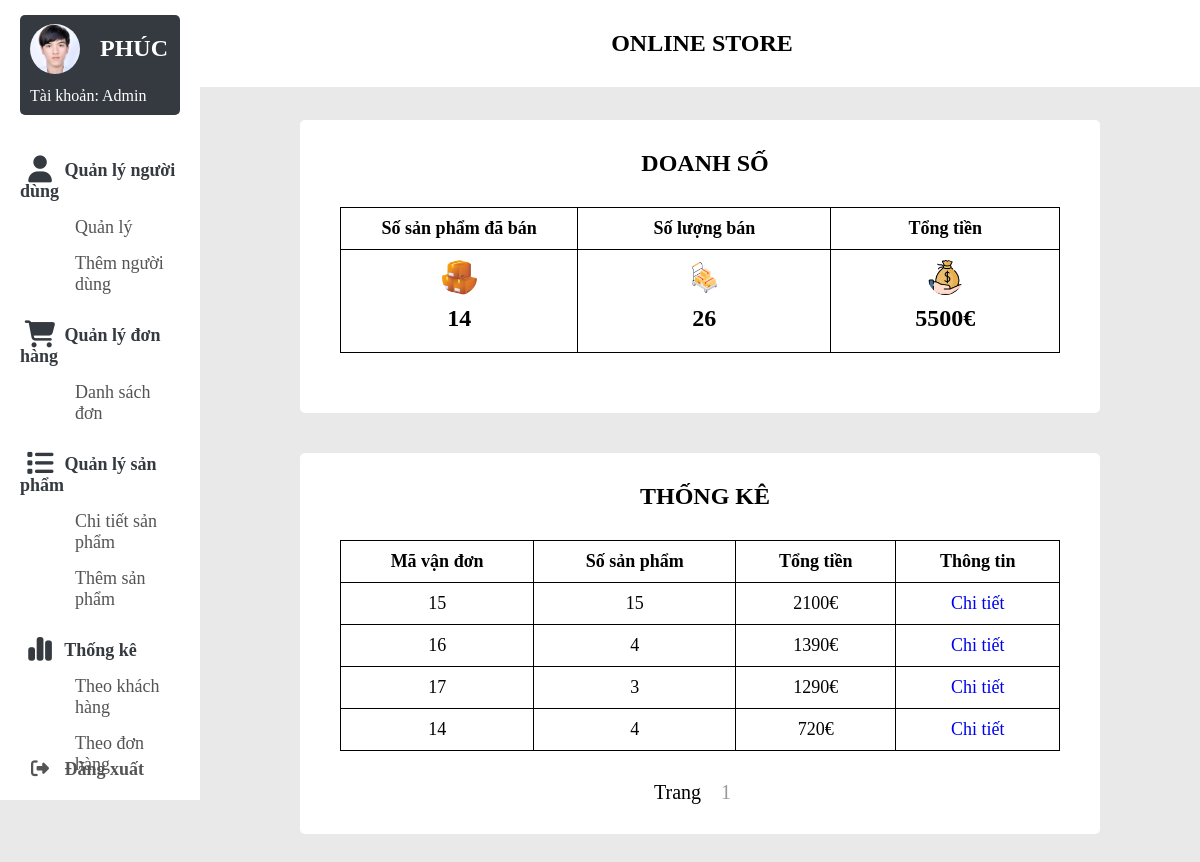
The app's page /admin/cart_statistic-admin.php with its own data.
### tables this page shows
CREATE TABLE `cart_detail` (
  `id` int(11) NOT NULL,
  `username` varchar(500) NOT NULL,
  `hoten` varchar(50) NOT NULL,
  `diachi` varchar(1000) NOT NULL,
  `sdt` varchar(50) NOT NULL,
  `payment` varchar(50) NOT NULL,
  `tensp` varchar(500) NOT NULL,
  `soluong` varchar(500) NOT NULL,
  `gia` varchar(500) NOT NULL,
  `tong` varchar(50) NOT NULL,
  `tongtien` varchar(50) NOT NULL,
  `xuly` varchar(50) NOT NULL,
  `time_shipping` date NOT NULL,
  `time_order` date NOT NULL
);

### admin/cart_statistic-admin.php (the view, shortened to what this page needs)
<?php
global $conn;
$admin = $_GET['admin'];
$sql = "SELECT * FROM cart_detail ORDER BY CAST(tongtien AS DECIMAL(10,2)) DESC";
$result = $conn->query($sql);
$total_quantity = 0;
$total_price = 0;
$count_tensp = 0;
while ($row = $result->fetch_assoc()) {
    $tensp_array = explode('/', $row['tensp']);
    $soluong_array = explode('/', $row['soluong']);
    foreach ($tensp_array as $product) {
        $count_tensp++;
    }
    foreach ($soluong_array as $quantity) {
        $total_quantity += (int)$quantity;
    }
    $total_price += (int)$row['tongtien'];
}
?>
<span style="font-family: verdana, geneva, sans-serif;"><!DOCTYPE html>
<html lang="en">
<head>
    <link rel="stylesheet" href="style/style_admin.css" />
    <link rel="stylesheet" href="style/style_statisticadmin.css" />
    <link rel="stylesheet" href="https://cdnjs.cloudflare.com/ajax/libs/font-awesome/6.5.0/css/all.min.css" />
</head>
<body>
    <div class="container">
    <?php include ('navbar.php'); ?>
    <div class="top-banner">
        <p>online store</p>
    </div>
    <section class="main">
        <div class="main-top"></div>
        <div class="background-section">
        <div class="main-body">
          <h1>DOANH SỐ</h1>
        </div>
        <table style="margin-bottom: 30px; border-collapse:collapse">
        <tr>
            <th>Số sản phẩm đã bán</th>
            <th>Số lượng bán</th>
            <th>Tổng tiền</th>
        </tr>
        <tr>
            <td style=" align-items:center; text-align:center; width: 33%">
                <img src="image/products.png" alt="" style="width: 35px;height:35px;object-fit:cover;margin-left: 0px">
                <p style=" padding:10px 15px;"><?php echo $count_tensp?></p>
            </td>
            <td style=" align-items:center; text-align:center">
                <img src="image/cart.png" alt="" style="width: 35px;height:35px;object-fit:cover;margin-left: 0px">
                <p style=" padding:10px 15px;"><?php echo $total_quantity?></p>
            </td>
            <td style=" align-items:center; text-align:center"">
                <img src="image/salary.jpg" alt="" style="width: 35px;height:35px;object-fit:cover;margin-left: 0px">
                <p style=" padding:10px 15px;"><?php echo $total_price . '€'?></p>
            </td>
        </tr>
        </table>
        </div>
        <div class="background-section">
        <div class="main-body">
          <h1>THỐNG KÊ</h1>
        </div>
        <table style="border-collapse:collapse">
            <tr>
                <th>Mã vận đơn</th>
                <th>Số sản phẩm</th>
                <th>Tổng tiền</th>
                <th>Thông tin</th>
            </tr>
            <?php
            $records_per_page = 10;
            $sql_count = "SELECT COUNT(*) AS total_records FROM cart_detail";
            $result_count = $conn->query($sql_count);
            $row_count = $result_count->fetch_assoc();
            $total_records = $row_count['total_records'];
            $total_pages = ceil($total_records / $records_per_page);
            $current_page = isset($_GET['page']) ? $_GET['page'] : 1;
            $offset = ($current_page - 1) * $records_per_page;
            $sql_offset = "SELECT * FROM cart_detail ORDER BY CAST(tongtien AS DECIMAL(10,2)) DESC
            LIMIT $records_per_page OFFSET $offset";
            $result_offset = $conn->query($sql_offset);
            $pagination = "<div class='pagination' style='font-size: 20px;'> Trang ";
            for ($i = 1; $i <= $total_pages; $i++) {
                $pagination .= "<a style='text-decoration: none; padding: 0; min-width: 2.5rem; text-align: center; height: 1.875rem; font-size: 1.25rem; margin-left: .9375rem; margin-right: .9375rem; color: rgba(0,0,0,.4); display: inline; justify-content: center;' href='?admin=$admin&page=$i'>$i</a>";
            }
            $pagination .= "</div>";
            while ($row = $result_offset->fetch_assoc()){
                $soluong_array = explode('/', $row['soluong']);
                $total_soluong = 0;
                foreach ($soluong_array as $value){
                    $total_soluong += (int)$value;
                }
                ?>
            <tr>
                <td><?php echo $row['id'] ?></td>
                <td><?php echo $total_soluong ?></td>
                <td><?php echo $row['tongtien'].'€' ?></td>
                <td>
                    <a href="chitietdonhang_statistic.php?admin=<?php echo $admin?>&mvd=<?php echo $row['id']?>">
                        Chi tiết
                    </a>
                </td>
            </tr>
            <?php } ?>
        </table>
        <div style="padding-top: 30px">
            <?php
            echo $pagination;
            ?>
        </div>
    </section>
    </div>
</body>
</html>

### admin/style/style_admin.css (style rules this page uses)
* { margin: 0; padding: 0; outline: none; border: none; text-decoration: none; list-style: none; box-sizing: border-box; font-family: 'Times New Roman', Times, serif; }
body { background: rgb(233, 233, 233); overflow-y: scroll; }
.container { display:flex; }
img, h1 { margin-left: 10px; }
.top-banner { top: 0; left: 0; position: fixed; width: 85% ; padding: 30px; z-index: 6666; background-color: #fff; margin-left: 16% ; }
p { text-align: center ; font-weight: bold; font-size: 24px; text-transform: uppercase; }
.main { width: 100% ; text-align: center; }
.main-top { padding: 50px; }
.main-body { padding: 10px 10px 10px 20px; }
h1 { margin: 20px 10px; }
.background-section { background-color: white; margin-top: 2%; margin-bottom: 4% ; margin-left: 100px; margin-right: 100px; border-radius: 5px; }

### admin/style/style_statisticadmin.css (style rules this page uses)
table,th,td { border: solid 1px black; }
table { width: 90%; font-size: 18px; text-align: center; margin-left: 5%; }
td, th { padding: 10px; }
.background-section { padding-bottom: 3% ; }
img { width: 50px; border-radius: 50%; }

### records on screen
cart_detail: id "15", total_soluong "15", tongtien "2100"
cart_detail: id "16", total_soluong "4", tongtien "1390"
cart_detail: id "17", total_soluong "3", tongtien "1290"
cart_detail: id "14", total_soluong "4", tongtien "720"

### other values on screen
$count_tensp "14"
$total_quantity "26"
$total_price "5500"
